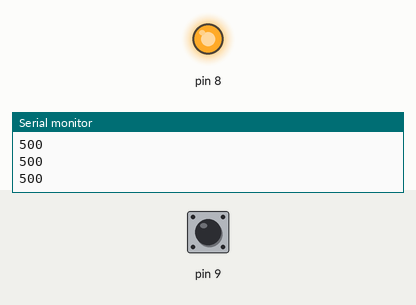
Simulated run of this sketch. Board: Arduino Uno, built with avr-gcc and run on an emulated ATmega328P. On the bench: output pins drawn as LEDs (lit = HIGH), the last lines printed to the serial monitor. Dashed ring = blinking. The test bench sets the inputs (shaded band); at power-on: pin 9 HIGH.

Above: at 0.75 s.
At 1.2 s:
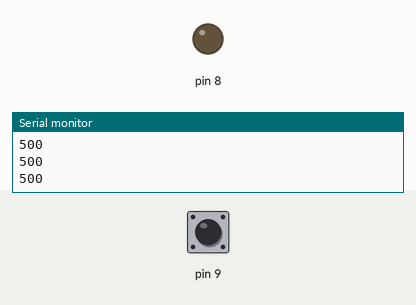
1.3 s: pin 9 pulled LOW for 1 s
At 2.9 s:
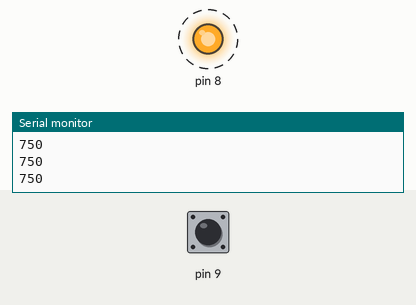
Timing chart, 0 to 10.3 s (numbered marks = the images above; inputs shaded):
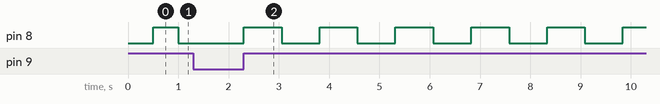

The sketch:

chal2.ino
```cpp
long unsigned int cTime=0;
int delayTime=500;

void setup() {
  Serial.begin(9600);
  pinMode(8,OUTPUT);
  pinMode(9,INPUT_PULLUP);
}

void loop() {
  if (millis()-cTime >= delayTime){
    digitalWrite(8,!digitalRead(8));
    cTime=millis();
  }
  if (!digitalRead(9)){
    delayTime+=250;
    if (delayTime>2000) {
      delayTime=500;
    }
    while (!digitalRead(9));
  }
  Serial.println(delayTime);
}
```

Measured:
- after the input at 1.3 s, pin 8: alternates HIGH for 0.75 s and LOW for 0.75 s, starting after 1.0 s
